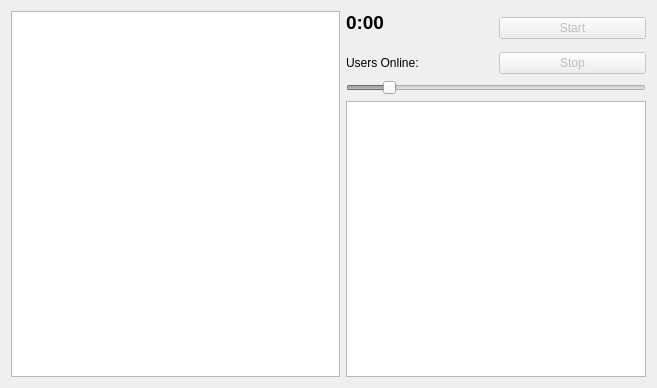
<?xml version="1.0" encoding="UTF-8"?>
<ui version="4.0">
 <class>StreamerEnv</class>
 <widget class="QWidget" name="StreamerEnv">
  <property name="geometry">
   <rect>
    <x>0</x>
    <y>0</y>
    <width>657</width>
    <height>388</height>
   </rect>
  </property>
  <property name="windowTitle">
   <string>Form</string>
  </property>
  <layout class="QGridLayout" name="gridLayout">
   <item row="0" column="2" rowspan="3">
    <widget class="QPushButton" name="pushButton">
     <property name="enabled">
      <bool>false</bool>
     </property>
     <property name="text">
      <string>Start</string>
     </property>
    </widget>
   </item>
   <item row="0" column="1">
    <widget class="QLabel" name="label">
     <property name="font">
      <font>
       <pointsize>14</pointsize>
       <weight>75</weight>
       <bold>true</bold>
      </font>
     </property>
     <property name="text">
      <string>0:00</string>
     </property>
    </widget>
   </item>
   <item row="0" column="0" rowspan="6">
    <widget class="QListWidget" name="listWidget"/>
   </item>
   <item row="5" column="1" colspan="2">
    <widget class="QPlainTextEdit" name="plainTextEdit">
     <property name="minimumSize">
      <size>
       <width>300</width>
       <height>0</height>
      </size>
     </property>
    </widget>
   </item>
   <item row="3" column="2">
    <widget class="QPushButton" name="pushButton_2">
     <property name="enabled">
      <bool>false</bool>
     </property>
     <property name="text">
      <string>Stop</string>
     </property>
    </widget>
   </item>
   <item row="3" column="1">
    <widget class="QLabel" name="label_2">
     <property name="text">
      <string>Users Online: </string>
     </property>
    </widget>
   </item>
   <item row="4" column="1" colspan="2">
    <widget class="QSlider" name="horizontalSlider">
     <property name="enabled">
      <bool>false</bool>
     </property>
     <property name="maximum">
      <number>8</number>
     </property>
     <property name="value">
      <number>1</number>
     </property>
     <property name="orientation">
      <enum>Qt::Horizontal</enum>
     </property>
    </widget>
   </item>
  </layout>
 </widget>
 <resources/>
 <connections/>
</ui>
